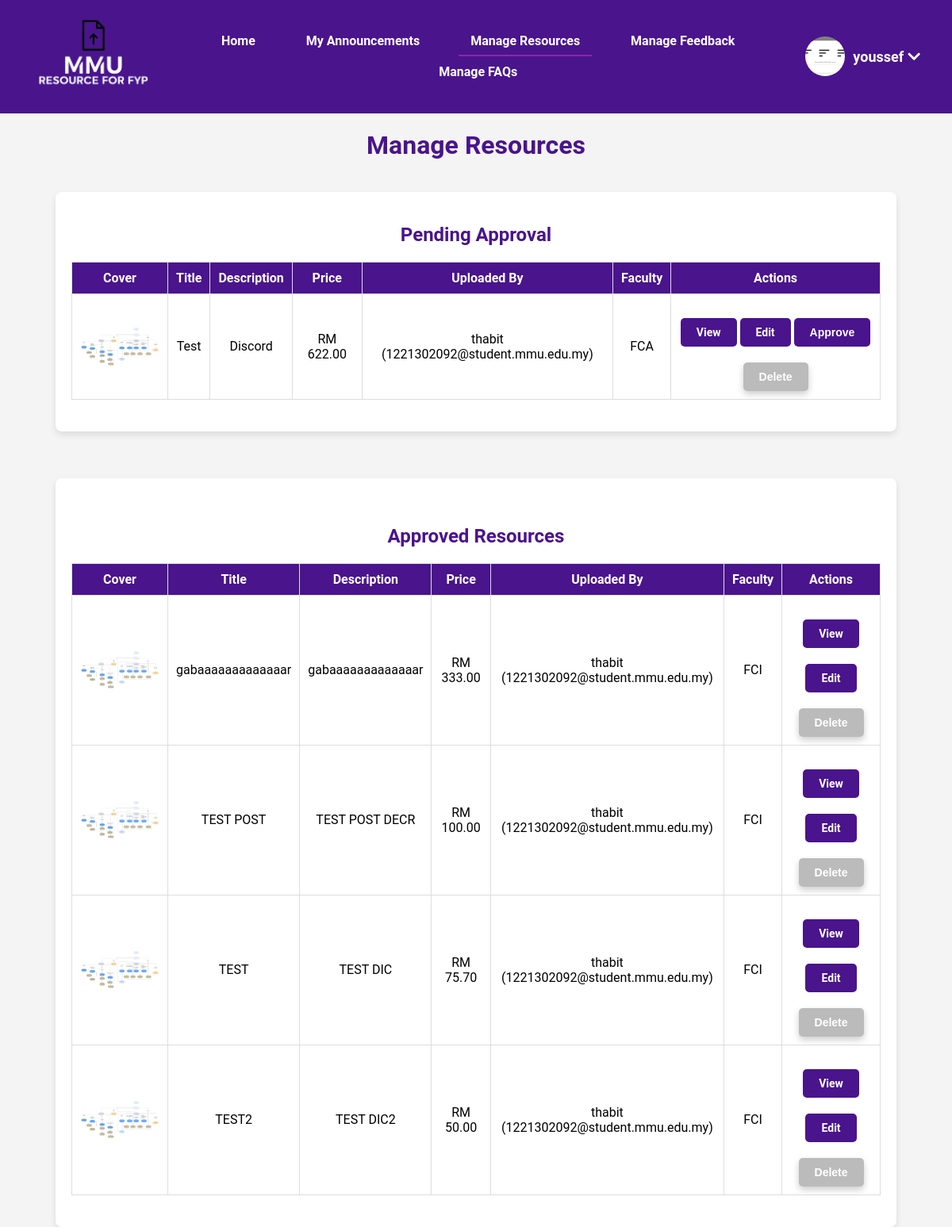
The page /manage_resources.php (signed in) on the database its author committed.
### tables this page shows
CREATE TABLE `resources` (
  `resource_id` int(11) NOT NULL,
  `user_id` int(11) DEFAULT NULL,
  `title` varchar(255) NOT NULL,
  `description` text DEFAULT NULL,
  `file_path` varchar(255) DEFAULT NULL,
  `pending_acceptance` tinyint(1) DEFAULT 1,
  `faculty_id` int(11) DEFAULT NULL,
  `created_at` timestamp NOT NULL DEFAULT current_timestamp(),
  `price` decimal(10,2) NOT NULL DEFAULT 0.00,
  `cover_picture` varchar(255) DEFAULT NULL
);

CREATE TABLE `users` (
  `user_id` int(11) NOT NULL,
  `username` varchar(50) NOT NULL,
  `password` varchar(255) NOT NULL,
  `email` varchar(100) NOT NULL,
  `profile_picture` varchar(255) DEFAULT NULL,
  `is_admin` tinyint(1) DEFAULT 0,
  `created_at` timestamp NOT NULL DEFAULT current_timestamp()
);

CREATE TABLE `faculties` (
  `faculty_id` int(11) NOT NULL,
  `faculty_name` varchar(100) NOT NULL
);

### manage_resources.php (the view, shortened to what this page needs)
<?php
require 'db.php';
$stmt = $pdo->prepare("SELECT r.*, u.username, u.email, f.faculty_name FROM resources r JOIN users u ON r.user_id = u.user_id JOIN faculties f ON r.faculty_id = f.faculty_id ORDER BY r.created_at DESC");
$stmt->execute();
$resources = $stmt->fetchAll(PDO::FETCH_ASSOC);
$approved_resources = array_filter($resources, function($resource) {
    return $resource['pending_acceptance'] == 0;
});
$pending_resources = array_filter($resources, function($resource) {
    return $resource['pending_acceptance'] == 1;
});
?>
<!DOCTYPE html>
<html lang="en">
<head>
    <link rel="stylesheet" href="css/style.css">
    <link rel="stylesheet" href="css/manage_resources.css">
</head>
<body>
    <?php include 'header.php'; ?>
    <h1>Manage Resources</h1>
    <div class="container">
        <h2>Pending Approval</h2>
        <?php if (count($pending_resources) > 0): ?>
            <table>
                <thead>
                    <tr>
                        <th>Cover</th>
                        <th>Title</th>
                        <th>Description</th>
                        <th>Price</th>
                        <th>Uploaded By</th>
                        <th>Faculty</th>
                        <th>Actions</th>
                    </tr>
                </thead>
                <tbody>
                    <?php foreach ($pending_resources as $resource): ?>
                        <tr>
                            <td><img src="<?php echo htmlspecialchars($resource['cover_picture']); ?>" alt="Resource Image" class="resource-img"></td>
                            <td><?php echo htmlspecialchars($resource['title']); ?></td>
                            <td><?php echo nl2br(htmlspecialchars($resource['description'])); ?></td>
                            <td>RM <?php echo number_format($resource['price'], 2); ?></td>
                            <td><?php echo htmlspecialchars($resource['username']); ?> (<?php echo htmlspecialchars($resource['email']); ?>)</td>
                            <td><?php echo htmlspecialchars($resource['faculty_name']); ?></td>
                            <td>
                                <a href="<?php echo htmlspecialchars($resource['file_path']); ?>" class="btn">View</a>
                                <a href="edit_resource.php?id=<?php echo $resource['resource_id']; ?>" class="btn btn-edit">Edit</a>
                                <form method="post" action="manage_resources.php" style="display:inline;">
                                    <button type="submit" name="approve" class="btn">Approve</button>
                                    <button type="submit" name="delete" class="btn btn-cancel">Delete</button>
                                </form>
                            </td>
                        </tr>
                    <?php endforeach; ?>
                </tbody>
            </table>
        <?php else: ?>
            <h4>No resources pending approval.</h4>
        <?php endif; ?>
    </div>
    <br>
    <div class="container">
        <br>
        <h2>Approved Resources</h2>
        <?php if (count($approved_resources) > 0): ?>
            <table>
                <thead>
                    <tr>
                        <th>Cover</th>
                        <th>Title</th>
                        <th>Description</th>
                        <th>Price</th>
                        <th>Uploaded By</th>
                        <th>Faculty</th>
                        <th>Actions</th>
                    </tr>
                </thead>
                <tbody>
                    <?php foreach ($approved_resources as $resource): ?>
                        <tr>
                            <td><img src="<?php echo htmlspecialchars($resource['cover_picture']); ?>" alt="Resource Image" class="resource-img"></td>
                            <td><?php echo htmlspecialchars($resource['title']); ?></td>
                            <td><?php echo nl2br(htmlspecialchars($resource['description'])); ?></td>
                            <td>RM <?php echo number_format($resource['price'], 2); ?></td>
                            <td><?php echo htmlspecialchars($resource['username']); ?> (<?php echo htmlspecialchars($resource['email']); ?>)</td>
                            <td><?php echo htmlspecialchars($resource['faculty_name']); ?></td>
                            <td>
                                <a href="<?php echo htmlspecialchars($resource['file_path']); ?>" class="btn">View</a>
                                <a href="edit_resource.php?id=<?php echo $resource['resource_id']; ?>" class="btn btn-edit">Edit</a>
                                <form method="post" action="manage_resources.php" style="display:inline;">
                                    <button type="submit" name="delete" class="btn btn-cancel">Delete</button>
                                </form>
                            </td>
                        </tr>
                    <?php endforeach; ?>
                </tbody>
            </table>
        <?php else: ?>
            <h4>No approved resources available.</h4>
        <?php endif; ?>
    </div>
</body>
</html>

### header.php (shortened to what this page needs)
<?php
$current_page = basename($_SERVER['PHP_SELF']);
?>
<!DOCTYPE html>
<html lang="en">
<head>
    <link rel="stylesheet" href="https://cdnjs.cloudflare.com/ajax/libs/font-awesome/5.15.4/css/all.min.css">
    <link rel="stylesheet" href="css/header.css">
</head>
<body>
    <header>
        <div class="navbar">
            <div class="logo">
                <a href="index.php"><img src="profilePicture/super/logo.png" alt="MMU Resources Logo"></a>
            </div>
            <?php if(isset($_SESSION['user_id'])): ?>
                <nav>
                    <ul>
                        <li><a href="<?php echo $_SESSION['is_admin'] ? 'adminpanel.php' : 'home.php'; ?>" class="<?php echo $current_page == ($_SESSION['is_admin'] ? 'adminpanel.php' : 'home.php') ? 'active' : ''; ?>">Home</a></li>
                        <?php if (!$_SESSION['is_admin']): ?>
                            <li><a href="announcements.php" class="<?php echo $current_page == 'announcements.php' ? 'active' : ''; ?>">Announcements</a></li>
                            <li><a href="upload_resource.php" class="<?php echo $current_page == 'upload_resource.php' ? 'active' : ''; ?>">Upload Resource</a></li>
                            <li><a href="purchased.php" class="<?php echo $current_page == 'purchased.php' ? 'active' : ''; ?>">My Resources</a></li>
                            <li><a href="posted_resources.php" class="<?php echo $current_page == 'posted_resources.php' ? 'active' : ''; ?>">Posted Resources</a></li>
                            <li><a href="about_us.php" class="<?php echo $current_page == 'about_us.php' ? 'active' : ''; ?>">About Us</a></li>
                        <?php else: ?>
                            <li><a href="my_announcements.php" class="<?php echo $current_page == 'my_announcements.php' ? 'active' : ''; ?>">My Announcements</a></li>
                            <li><a href="manage_resources.php" class="<?php echo $current_page == 'manage_resources.php' ? 'active' : ''; ?>">Manage Resources</a></li>
                            <li><a href="manage_feedback.php" class="<?php echo $current_page == 'manage_feedback.php' ? 'active' : ''; ?>">Manage Feedback</a></li>
                            <li><a href="faq_admin.php" class="<?php echo $current_page == 'faq_admin.php' ? 'active' : ''; ?>">Manage FAQs</a></li>
                        <?php endif; ?>
                    </ul>
                </nav>
            <?php endif; ?>
            <div class="user-info">
                <?php if(isset($_SESSION['user_id'])): ?>
                    <div class="profile">
                        <img src="<?php echo $_SESSION['profile_picture']; ?>" alt="Profile Picture" class="profile-picture">
                        <div class="profile-dropdown">
                            <span><?php echo $_SESSION['username']; ?> <i class="fas fa-chevron-down arrow"></i></span>
                        </div>
                    </div>
                <?php else: ?>
                    <a href="signin.php" class="btn">Sign In</a>
                <?php endif; ?>
            </div>
        </div>
    </header>
</body>
</html>

### css/style.css (style rules this page uses)
button, .btn, .btn-table, .btn-cancel, .btn-cancel-table { text-decoration: none; }
body { font-family: 'Roboto', sans-serif; margin: 0; padding: 0; background-color: #f4f4f4; }
.container { width: 80%; margin: 0 auto; padding: 20px; background: #fff; box-shadow: 0 4px 8px rgba(0, 0, 0, 0.1); border-radius: 8px; margin-top: 40px; }
h1, h2, h3 { text-align: center; color: #4A148C; font-weight: bold; }
.btn { background: #4A148C; color: #fff; padding: 10px 20px; border: none; border-radius: 5px; cursor: pointer; transition: background 0.3s, box-shadow 0.3s; display: block; margin: 20px auto 0; font-weight: bold; font-size: 14px; text-align: center; }
.btn-cancel { background: #bbb; }

### css/manage_resources.css (style rules this page uses)
body { font-family: 'Roboto', sans-serif; margin: 0; padding: 0; background-color: #f4f4f4; }
.container { width: 85%; margin: 0 auto; padding: 20px; background: #fff; box-shadow: 0 4px 8px rgba(0, 0, 0, 0.1); border-radius: 8px; margin-top: 40px; }
h1, h2, h3 { text-align: center; color: #4A148C; font-weight: bold; }
table { width: 100%; border-collapse: collapse; margin-bottom: 20px; }
table th, table td { padding: 10px; border: 1px solid #ddd; text-align: center; }
table th { background-color: #4A148C; color: #fff; font-weight: bold; }
table td { background-color: #fff; }
.resource-img { width: 100px; height: auto; display: block; margin: 0 auto; }
.btn, .btn-table, .btn-cancel, .btn-cancel-table { background: #4A148C; color: #fff; padding: 10px 20px; border: none; border-radius: 5px; cursor: pointer; transition: background 0.3s, box-shadow 0.3s; font-weight: bold; font-size: 14px; display: inline-block; }
.btn-cancel, .btn-cancel-table { background: #bbb; box-shadow: 0 4px 8px rgba(0, 0, 0, 0.2); }

### css/header.css (style rules this page uses)
body { font-family: 'Roboto', sans-serif; margin: 0; padding: 0; background-color: #f4f4f4; }
header { background-color: #4A148C; color: white; padding: 20px 0; }
.navbar { display: flex; justify-content: space-between; align-items: center; padding: 0 40px; }
.logo img { width: 150px; }
nav { flex: 1; text-align: center; }
nav ul { list-style: none; padding: 0; margin: 0; display: inline-block; }
nav ul li { display: inline-block; margin: 0 15px; }
nav ul li a { color: white; text-decoration: none; padding: 10px 15px; position: relative; display: inline-block; transition: all 0.3s ease; font-weight: bold; }
nav ul li a::after { content: ''; position: absolute; left: 0; bottom: 0; width: 0%; height: 2px; background: #8E24AA; transition: all 0.3s ease; }
nav ul li a:hover::after, nav ul li a.active::after { width: 100%; }
.user-info { display: flex; align-items: center; margin-left: auto; }
.profile { display: flex; align-items: center; position: relative; }
.profile-picture { width: 50px; height: 50px; border-radius: 50%; margin-right: 10px; object-fit: cover; }
.profile-dropdown { position: relative; }
.profile-dropdown span { cursor: pointer; display: flex; align-items: center; font-size: 18px; font-weight: bold; }
.profile-dropdown span .arrow { margin-left: 5px; transition: transform 0.3s ease; }

### rows shown on the page
resources: cover_picture (placeholder picture), title "Test", description "Discord", price "622.00", user.username "thabit", user.email "1221302092@student.mmu.edu.my", faculty.faculty_name "FCA"
resources: cover_picture (placeholder picture), title "gabaaaaaaaaaaaaar", description "gabaaaaaaaaaaaaar", price "333.00", user.username "thabit", user.email "1221302092@student.mmu.edu.my", faculty.faculty_name "FCI"
resources: cover_picture (placeholder picture), title "TEST POST", description "TEST POST DECR", price "100.00", user.username "thabit", user.email "1221302092@student.mmu.edu.my", faculty.faculty_name "FCI"
resources: title "TEST", description "TEST DIC", price "75.70", user.username "thabit", user.email "1221302092@student.mmu.edu.my", faculty.faculty_name "FCI"
resources: title "TEST2", description "TEST DIC2", price "50.00", user.username "thabit", user.email "1221302092@student.mmu.edu.my", faculty.faculty_name "FCI"

### other values the page prints
$_SESSION['username'] "youssef"
